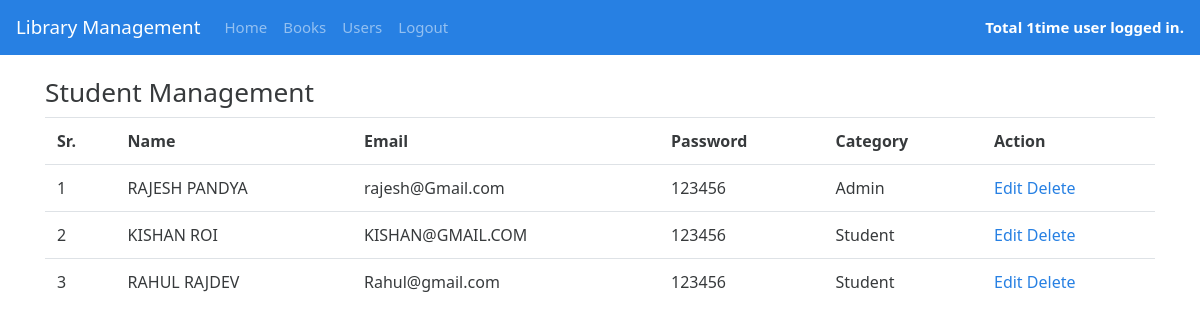
/users.php (signed in), run on the app's committed database.
### tables this page shows
CREATE TABLE `users` (
  `id` int(11) NOT NULL,
  `fname` varchar(50) NOT NULL,
  `lname` varchar(50) NOT NULL,
  `username` varchar(50) NOT NULL,
  `password` varchar(50) NOT NULL,
  `category` varchar(20) NOT NULL DEFAULT 'Student',
  `datetime` timestamp NOT NULL DEFAULT CURRENT_TIMESTAMP ON UPDATE CURRENT_TIMESTAMP
);

### users.php (the view, shortened to what this page needs)
<?php
require "db/connect.php";
?>
<html>
<head>
	<link rel="stylesheet" href="css/bootstrap.min.css" />
</head>
<body>
	<?php include("nav.php"); ?>
	<div class="container">
		<br>
		<h3>Student Management</h3>
		<table class="table">
			<tr>
				<th>Sr.</th>
				<th> Name</th>
				<th>Email</th>
				<th>Password</th>
				<th>Category</th>
				<th>Action</th>
			</tr>
			<?php
			if($result = $db->query("select * from users")){
				if($result->num_rows){
					$count=1;
					while($row = $result->fetch_assoc()){
						?>
						<tr>
							<td><?php echo $count++; ?></td>
							<td style="text-transform:uppercase";>
							<?php echo $row['fname']?>
							<?php echo $row['lname']?>
						</td>
							<td><?php echo $row['username']; ?></td>
							<td><?php echo $row['password']; ?></td>
							<td><?php echo $row['category']; ?></td>
							<td>
								<a href="">Edit</a>
								<a href="">Delete</a>
							</td>
						</tr>
						<?php
					}
				}
			}
			?>
		</table>
	</div>
</body>
</html>

### data on the page
users: fname "RAJESH", lname "PANDYA", username "rajesh@Gmail.com", password "123456", category "Admin"
users: fname "KISHAN", lname "ROI", username "KISHAN@GMAIL.COM", password "123456", category "Student"
users: fname "RAHUL", lname "RAJDEV", username "Rahul@gmail.com", password "123456", category "Student"

### other printed values
$_COOKIE['logincount'] "1"
